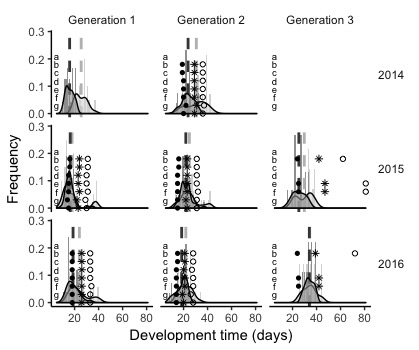

R code for this plot:
# Figure 5 
# Abarca, M., Larsen, E.A., Lill, J.T., Weiss, M., Lind, E. and Ries, L., 2018. 
# Inclusion of host quality data improves predictions of herbivore phenology. 
# Entomologia Experimentalis et Applicata.

# Figure 5

mypchs <- c(1,8,16)
p<-ggplot(Observed, aes( x = Dt4,..density.., fill = Host))
p + geom_histogram(alpha= 1, position = "identity", binwidth = 1) + 
  geom_vline(data = mu, aes(xintercept = grp.mean, col = Host),linetype = 2, size = 1)+
  geom_density(alpha=0.6)+
  geom_point(data = PrePlot[PrePlot$Generation != "Generation 3" | PrePlot$t%in%levels(PrePlot$t)[c(1,4,5)],],
             aes(x = DTpred, y = Y, shape = Host))+
  annotate("text", x = 5, y = 0.21, label = "a", size = 2.5)+
  annotate("text", x = 5, y = 0.18, label = "b", size = 2.5)+
  annotate("text", x = 5, y = 0.15, label = "c", size = 2.5)+
  annotate("text", x = 5, y = 0.12, label = "d", size = 2.5)+
  annotate("text", x = 5, y = 0.09, label = "e", size = 2.5)+
  annotate("text", x = 5, y = 0.06, label = "f", size = 2.5)+
  annotate("text", x = 5, y = 0.03, label = "g", size = 2.5)+
  
  ylab("Frequency")+
  #scale_shape_manual(values = c(16,1,8))+
  #scale_shape_manual(values = c(1,8,16))+
  scale_shape_manual(values = c(8,1,16))+
  scale_fill_grey(start = 0.1, end = 0.85)+
  scale_color_manual(values = c("yellow", "grey", "grey27"))+
  theme_classic()+
  ylim(0,0.29)+
  theme(legend.position = "none")+
  theme(strip.text.y = element_text(angle = 0, hjust = 0),
       strip.background = element_rect(colour = "white", fill = "white"))+
  facet_grid(Year~Generation)+
  xlab("Development time (days)")
  
  #----------------------------------------------
  # Color, simplified version for graphical abstract 
  
  # Select only Generation 2, year 2014
Observed2 <- filter(Observed, Year == 2014, Generation == "Generation 2", Host != "Combined")
mu2 <- filter(mu, Year == 2014, Generation == "Generation 2",Host != "Combined")
PrePlot2 <- filter(PrePlot, Year == 2014, Generation == "Generation 2")
p<-ggplot(Observed2, aes( x = Dt4,..density.., fill = Host))
p + #geom_histogram(alpha= 1, position = "identity", binwidth = 1) + 
  geom_vline(data = mu2, aes(xintercept = grp.mean, col = Host),linetype = 5, size = 1)+
  geom_density(alpha = 0.6)+
  geom_point(data = PrePlot2[PrePlot2$Generation !=3 | PrePlot2$t%in%levels(PrePlot2$t)[c(1,4,5)],],
             aes(x = DTpred, y = Y, shape = Host))+
  
  
   annotate("text", x = 10, y = 0.06, label = "Kudzu (high quality)", size = 5, col = "forestgreen")+
   annotate("text", x = 42, y = 0.06, label = "Wisteria (low quality)", size = 5, col = "goldenrod1")+
   annotate("text", x = 42, y = 0.088, label = "Model predictions", size = 4)+
   annotate("text", x = 40, y = 0.082, label = "high quality ", size = 2.5, hjust = 0)+
   annotate("point", x = 39, y = 0.082, size = 1.5)+
   annotate("text", x = 40, y = 0.078, label = "combined", size = 2.5, hjust = 0)+
  annotate("point", x = 39, y = 0.078, size = 1.5, shape = 8)+
   annotate("text", x = 40, y = 0.074, label = "low quality", size = 2.5, hjust = 0)+
  annotate("point", x = 39, y = 0.074, size = 1.5, shape = 1)+
   annotate("text", x = 4, y = 0.1, label = "Summer 2014", size = 5)+
  # annotate("text", x = 5, y = 0.084, label = "g", size = 2.5)+
  # 
  ylab("Frequency")+
  #scale_shape_manual(values = c(16,1,8))+
  #scale_shape_manual(values = c(1,8,16))+
  scale_shape_manual(values = c(8,1,16))+
  scale_fill_manual(values = c("goldenrod1","forestgreen", "goldenrod1"))+
  scale_color_manual(values = c("goldenrod1", "forestgreen", "goldenrod1"))+
  theme_classic()+
  ylim(0,0.1)+
  xlim(0,50)+
  theme(legend.position = "none")+
  theme(strip.text.y = element_text(angle = 0))+

  xlab("Development time (days)")
